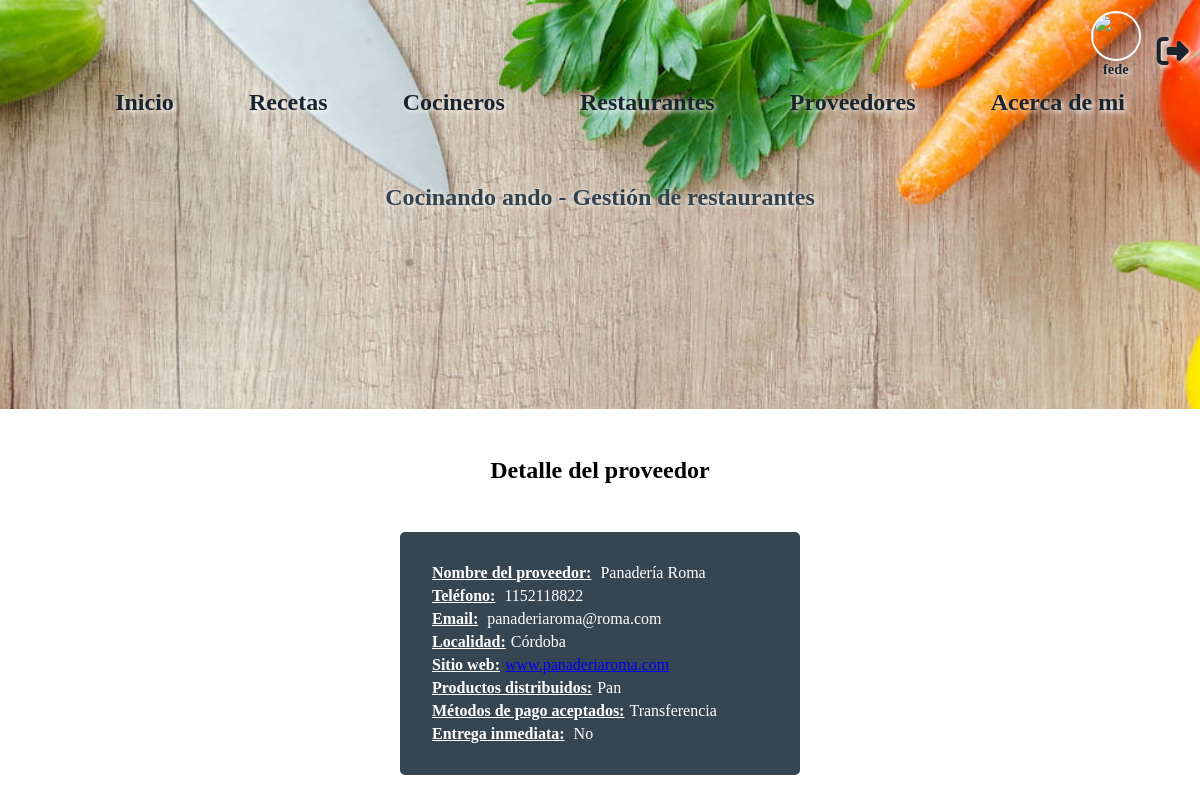
The app's page /detalle-proveedor/3 (signed in), older data.
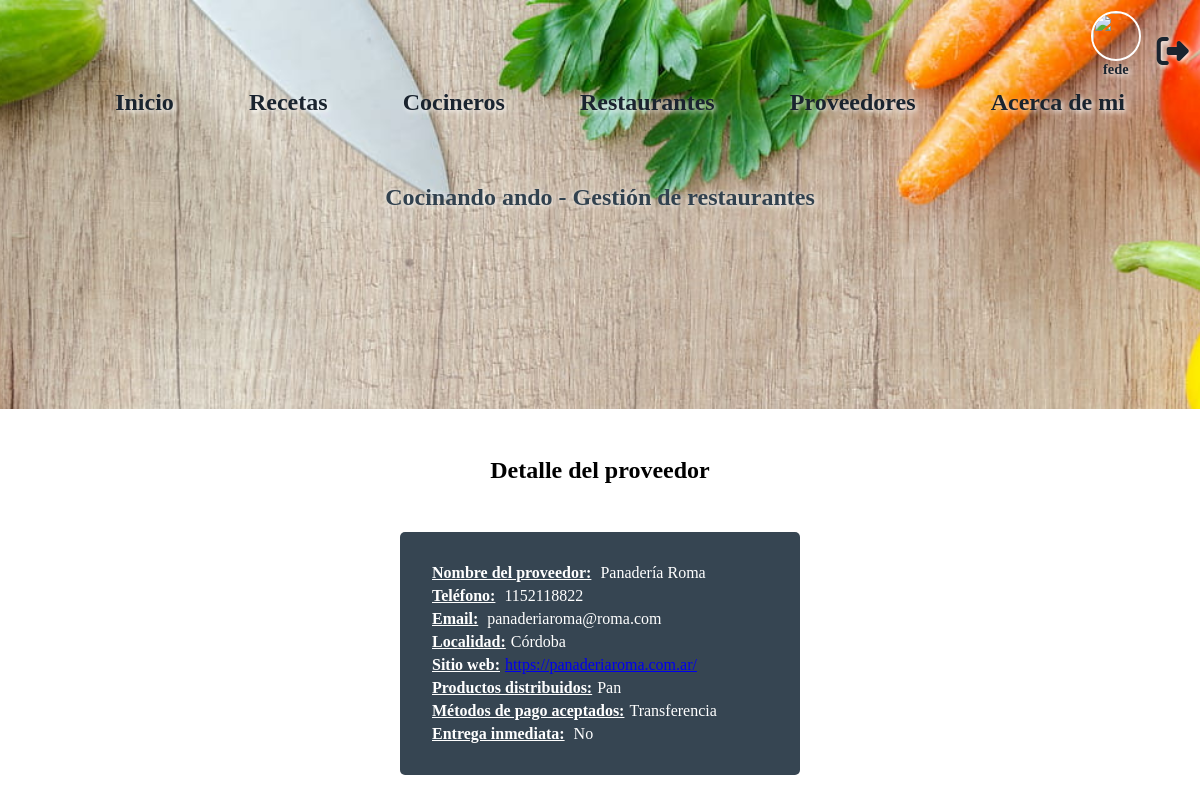
The same page, newer data.
### aplicacion/models.py (models this page shows, shortened)
class Proveedor(models.Model):
    nombre = models.CharField(max_length=50)
    telefono = models.CharField(max_length=50)
    email = models.CharField(max_length=50)
    PRODUCTO = (
        ("Carnes", "Carnes"),
        ("Verdura", "Verdura"),
        ("Bebidas", "Bebidas"),
        ("Pescado", "Pescado"),
        ("Postres", "Postres"),
        ("Pan", "Pan"),
    )
    producto = models.CharField(max_length=50, choices=PRODUCTO)
    localidad = models.CharField(max_length=50)
    sitio_web = models.CharField(max_length=50)
    METODOS_PAGO = (
        ("Efectivo", "Efectivo"),
        ("Tarjeta", "Tarjeta"),
        ("Transferencia", "Transferencia"),
        ("Todos", "Todos"),
    )
    metodos_pago = models.CharField(max_length=50, choices=METODOS_PAGO)
    entrega_inmediata = models.BooleanField()

### aplicacion/views.py (the view)
# urls.py: path("detalle-proveedor/<int:pk>", ProveedorDetail.as_view(), name="detail_proveedor"),
class ProveedorDetail(LoginRequiredMixin, DetailView):
    model = Proveedor
    template_name = "aplicacion/proveedores/detalle_proveedor.html"

### aplicacion/templates/aplicacion/proveedores/detalle_proveedor.html (shortened to what this page needs)
{% extends "aplicacion/index.html" %}
{% block content %}
<section class="model-detail">
  <h2>Detalle del proveedor</h2>
  <ul>
    <li><span>Nombre del proveedor:</span> {{ proveedor.nombre }}</li>
    <li><span>Teléfono:</span> {{proveedor.telefono}}</li>
    <li><span>Email:</span> {{proveedor.email}}</li>
    <li><span>Localidad:</span>{{proveedor.localidad}}</li>
    <li><span>Sitio web:</span><a href={{proveedor.sitio_web}} target="_blank">{{proveedor.sitio_web}}</a></li>
    <li><span>Productos distribuidos:</span>{{proveedor.producto}}</li>
    <li><span>Métodos de pago aceptados:</span>{{proveedor.metodos_pago}}</li>
    <li><span>Entrega inmediata:</span>
      {% if proveedor.entrega_inmediata %}
      Sí
      {% else %}
      No
      {% endif %}
    </li>
  </ul>
</section>
{% endblock %}

### aplicacion/templates/aplicacion/index.html (shortened to what this page needs)
<!DOCTYPE html>
<html lang="es">
<head>
  {% load static %}
  <link rel="stylesheet" href="https://cdn.jsdelivr.net/npm/water.css@2/out/dark.css">
  <link href="{% static 'aplicacion/css/styles.css' %}" rel="stylesheet" />
</head>
<body>
  <header>
    <nav class="sesion">
      <ul>
        {% if user.is_authenticated %}
        <li>
          <a href="{% url 'editar_perfil' %}" title="Editar perfil" class="avatar-container">
            <img src="{{ request.session.avatar }}" class="avatar rounded" />
            {{ user.username }}
          </a>
        </li>
        <li><a href="{% url 'logout' %}"><i class="fas fa-sign-out-alt" title="Logout"></i> </a></li>
        {% else %}
        <li><a href="{% url 'login' %}">Login</a></li>
        <li><a href="{% url 'registro' %}">Registro</a></li>
        {% endif %}
      </ul>
    </nav>
    <nav class="urls">
      <ul>
        <li><a href="{% url 'inicio' %}">Inicio</a></li>
        {% if user.is_authenticated %}
        <li><a href="{% url 'recetas' %}">Recetas</a></li>
        <li><a href="{% url 'cocineros' %}">Cocineros</a></li>
        <li><a href="{% url 'restaurantes' %}">Restaurantes</a></li>
        <li><a href="{% url 'proveedores' %}">Proveedores</a></li>
        {% endif %}
        <li><a href="{% url 'acerca_de_mi' %}">Acerca de mi</a></li>
      </ul>
      <h1>Cocinando ando - Gestión de restaurantes</h1>
    </nav>
  </header>
  <main>
    {% block content %}{% endblock %}
  </main>
</body>
</html>

### aplicacion/static/aplicacion/css/styles.css (style rules this page uses)
* { box-sizing: border-box; }
body { margin: 0; padding: 0; max-width: 100%; }
nav.urls { min-height: 40vh; }
nav.sesion ul { display: flex; justify-content: flex-end; align-items: baseline; gap: 1em; margin: 0; padding: .7em; }
nav.sesion i { font-size: 2em; }
.urls ul { display: flex; align-items: center; justify-content: space-evenly; padding-bottom: 2em; margin: 0; font-size: 1.5em; }
li { list-style: none; }
.avatar-container { display: flex; flex-direction: column; align-items: center; font-size: .9em; }
.avatar { width: 50px; height: 50px; border-radius: 50%; object-fit: cover; }
.rounded { border: 2px solid #fff; }
header { background-image: url('../assets/header.jpg'); background-size: cover; background-position: center; background-attachment: fixed; }
header a { text-decoration: none; color: #1a242f; font-weight: bold; text-shadow: 2px 2px 5px #ffffff; }
h1 { color: #31414e; text-shadow: 1px 1px 5px #ffffff; }
h2 { margin: 2em 0; }
h1, h2 { text-align: center; }
.model-detail { min-height: 70vh; }
.model-detail ul { display: flex; flex-direction: column; align-items: flex-start; gap: 5px; font-size: 1em; width: 400px; margin: 0 auto; padding: 2em; background-color: #364552; border-radius: 5px; color: #fff; }
.model-detail span { font-weight: bold; font-weight: 1.2em; text-decoration: underline; margin-right: 5px; }

Row changes from the older to the newer data that the page shows:
changed Proveedor "Panadería Roma": sitio_web "www.panaderiaroma.com" → "https://panaderiaroma.com.ar/"
